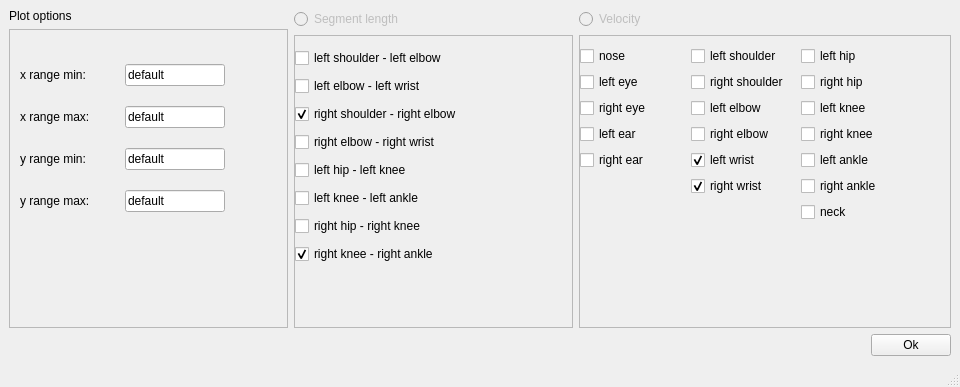
<?xml version="1.0" encoding="UTF-8"?>
<ui version="4.0">
 <class>MainWindow</class>
 <widget class="QMainWindow" name="MainWindow">
  <property name="geometry">
   <rect>
    <x>0</x>
    <y>0</y>
    <width>960</width>
    <height>387</height>
   </rect>
  </property>
  <property name="minimumSize">
   <size>
    <width>612</width>
    <height>350</height>
   </size>
  </property>
  <property name="windowTitle">
   <string>MainWindow</string>
  </property>
  <property name="layoutDirection">
   <enum>Qt::LeftToRight</enum>
  </property>
  <widget class="QWidget" name="centralwidget">
   <layout class="QGridLayout" name="gridLayout">
    <item row="0" column="0">
     <layout class="QVBoxLayout" name="verticalLayout_9">
      <item>
       <layout class="QHBoxLayout" name="horizontalLayout_2" stretch="3,3,4">
        <item>
         <layout class="QVBoxLayout" name="verticalLayout_7">
          <item>
           <widget class="QLabel" name="label">
            <property name="text">
             <string>Plot options</string>
            </property>
           </widget>
          </item>
          <item>
           <widget class="QScrollArea" name="sss_3">
            <property name="maximumSize">
             <size>
              <width>999</width>
              <height>16777215</height>
             </size>
            </property>
            <property name="widgetResizable">
             <bool>true</bool>
            </property>
            <widget class="QWidget" name="scrollAreaWidgetContents_3">
             <property name="geometry">
              <rect>
               <x>0</x>
               <y>0</y>
               <width>274</width>
               <height>261</height>
              </rect>
             </property>
             <widget class="QWidget" name="">
              <property name="geometry">
               <rect>
                <x>10</x>
                <y>20</y>
                <width>205</width>
                <height>180</height>
               </rect>
              </property>
              <layout class="QGridLayout" name="gridLayout_2">
               <item row="0" column="0">
                <widget class="QLabel" name="label_3">
                 <property name="maximumSize">
                  <size>
                   <width>100</width>
                   <height>16777215</height>
                  </size>
                 </property>
                 <property name="text">
                  <string>x range min:</string>
                 </property>
                </widget>
               </item>
               <item row="0" column="1">
                <widget class="QLineEdit" name="lineEdit">
                 <property name="maximumSize">
                  <size>
                   <width>100</width>
                   <height>16777215</height>
                  </size>
                 </property>
                 <property name="text">
                  <string>default</string>
                 </property>
                </widget>
               </item>
               <item row="1" column="0">
                <widget class="QLabel" name="label_4">
                 <property name="maximumSize">
                  <size>
                   <width>100</width>
                   <height>16777215</height>
                  </size>
                 </property>
                 <property name="text">
                  <string>x range max:</string>
                 </property>
                </widget>
               </item>
               <item row="1" column="1">
                <widget class="QLineEdit" name="lineEdit_2">
                 <property name="maximumSize">
                  <size>
                   <width>100</width>
                   <height>16777215</height>
                  </size>
                 </property>
                 <property name="text">
                  <string>default</string>
                 </property>
                </widget>
               </item>
               <item row="2" column="0">
                <widget class="QLabel" name="label_5">
                 <property name="text">
                  <string>y range min:</string>
                 </property>
                </widget>
               </item>
               <item row="2" column="1">
                <widget class="QLineEdit" name="lineEdit_3">
                 <property name="maximumSize">
                  <size>
                   <width>100</width>
                   <height>16777215</height>
                  </size>
                 </property>
                 <property name="text">
                  <string>default</string>
                 </property>
                </widget>
               </item>
               <item row="3" column="0">
                <widget class="QLabel" name="label_6">
                 <property name="text">
                  <string>y range max:</string>
                 </property>
                </widget>
               </item>
               <item row="3" column="1">
                <widget class="QLineEdit" name="lineEdit_4">
                 <property name="maximumSize">
                  <size>
                   <width>100</width>
                   <height>16777215</height>
                  </size>
                 </property>
                 <property name="text">
                  <string>default</string>
                 </property>
                </widget>
               </item>
              </layout>
             </widget>
            </widget>
           </widget>
          </item>
         </layout>
        </item>
        <item>
         <layout class="QVBoxLayout" name="verticalLayout_5">
          <item>
           <widget class="QRadioButton" name="radioButton">
            <property name="enabled">
             <bool>false</bool>
            </property>
            <property name="text">
             <string>Segment length</string>
            </property>
            <property name="checked">
             <bool>false</bool>
            </property>
           </widget>
          </item>
          <item>
           <widget class="QScrollArea" name="sss">
            <property name="maximumSize">
             <size>
              <width>999</width>
              <height>16777215</height>
             </size>
            </property>
            <property name="widgetResizable">
             <bool>true</bool>
            </property>
            <widget class="QWidget" name="scrollAreaWidgetContents">
             <property name="geometry">
              <rect>
               <x>0</x>
               <y>0</y>
               <width>274</width>
               <height>255</height>
              </rect>
             </property>
             <widget class="QWidget" name="layoutWidget">
              <property name="geometry">
               <rect>
                <x>0</x>
                <y>10</y>
                <width>213</width>
                <height>228</height>
               </rect>
              </property>
              <layout class="QVBoxLayout" name="verticalLayout_4">
               <item>
                <widget class="QCheckBox" name="checkBox">
                 <property name="text">
                  <string>left shoulder - left elbow</string>
                 </property>
                 <property name="checked">
                  <bool>false</bool>
                 </property>
                </widget>
               </item>
               <item>
                <widget class="QCheckBox" name="checkBox_2">
                 <property name="text">
                  <string>left elbow - left wrist</string>
                 </property>
                 <property name="checked">
                  <bool>false</bool>
                 </property>
                </widget>
               </item>
               <item>
                <widget class="QCheckBox" name="checkBox_3">
                 <property name="text">
                  <string>right shoulder - right elbow</string>
                 </property>
                 <property name="checked">
                  <bool>true</bool>
                 </property>
                </widget>
               </item>
               <item>
                <widget class="QCheckBox" name="checkBox_4">
                 <property name="text">
                  <string>right elbow - right wrist</string>
                 </property>
                 <property name="checked">
                  <bool>false</bool>
                 </property>
                </widget>
               </item>
               <item>
                <widget class="QCheckBox" name="checkBox_5">
                 <property name="text">
                  <string>left hip - left knee</string>
                 </property>
                 <property name="checked">
                  <bool>false</bool>
                 </property>
                </widget>
               </item>
               <item>
                <widget class="QCheckBox" name="checkBox_6">
                 <property name="text">
                  <string>left knee - left ankle</string>
                 </property>
                 <property name="checked">
                  <bool>false</bool>
                 </property>
                </widget>
               </item>
               <item>
                <widget class="QCheckBox" name="checkBox_7">
                 <property name="text">
                  <string>right hip - right knee</string>
                 </property>
                 <property name="checked">
                  <bool>false</bool>
                 </property>
                </widget>
               </item>
               <item>
                <widget class="QCheckBox" name="checkBox_8">
                 <property name="text">
                  <string>right knee - right ankle</string>
                 </property>
                 <property name="checked">
                  <bool>true</bool>
                 </property>
                </widget>
               </item>
              </layout>
             </widget>
            </widget>
           </widget>
          </item>
         </layout>
        </item>
        <item>
         <layout class="QVBoxLayout" name="verticalLayout_6">
          <item>
           <widget class="QRadioButton" name="radioButton_2">
            <property name="enabled">
             <bool>false</bool>
            </property>
            <property name="maximumSize">
             <size>
              <width>120</width>
              <height>16777215</height>
             </size>
            </property>
            <property name="text">
             <string>Velocity</string>
            </property>
           </widget>
          </item>
          <item>
           <widget class="QScrollArea" name="sss_2">
            <property name="widgetResizable">
             <bool>true</bool>
            </property>
            <widget class="QWidget" name="scrollAreaWidgetContents_2">
             <property name="geometry">
              <rect>
               <x>0</x>
               <y>0</y>
               <width>366</width>
               <height>255</height>
              </rect>
             </property>
             <widget class="QWidget" name="layoutWidget">
              <property name="geometry">
               <rect>
                <x>0</x>
                <y>10</y>
                <width>326</width>
                <height>221</height>
               </rect>
              </property>
              <layout class="QHBoxLayout" name="horizontalLayout">
               <item>
                <layout class="QVBoxLayout" name="verticalLayout">
                 <item>
                  <widget class="QCheckBox" name="checkBox_9">
                   <property name="enabled">
                    <bool>true</bool>
                   </property>
                   <property name="autoFillBackground">
                    <bool>false</bool>
                   </property>
                   <property name="text">
                    <string>nose</string>
                   </property>
                   <property name="checkable">
                    <bool>true</bool>
                   </property>
                   <property name="checked">
                    <bool>false</bool>
                   </property>
                   <property name="autoRepeat">
                    <bool>false</bool>
                   </property>
                   <property name="autoExclusive">
                    <bool>false</bool>
                   </property>
                  </widget>
                 </item>
                 <item>
                  <widget class="QCheckBox" name="checkBox_10">
                   <property name="autoFillBackground">
                    <bool>false</bool>
                   </property>
                   <property name="text">
                    <string>left eye</string>
                   </property>
                   <property name="checkable">
                    <bool>true</bool>
                   </property>
                   <property name="checked">
                    <bool>false</bool>
                   </property>
                   <property name="autoRepeat">
                    <bool>false</bool>
                   </property>
                   <property name="autoExclusive">
                    <bool>false</bool>
                   </property>
                  </widget>
                 </item>
                 <item>
                  <widget class="QCheckBox" name="checkBox_11">
                   <property name="autoFillBackground">
                    <bool>false</bool>
                   </property>
                   <property name="text">
                    <string>right eye</string>
                   </property>
                   <property name="checkable">
                    <bool>true</bool>
                   </property>
                   <property name="checked">
                    <bool>false</bool>
                   </property>
                   <property name="autoRepeat">
                    <bool>false</bool>
                   </property>
                   <property name="autoExclusive">
                    <bool>false</bool>
                   </property>
                  </widget>
                 </item>
                 <item>
                  <widget class="QCheckBox" name="checkBox_12">
                   <property name="autoFillBackground">
                    <bool>false</bool>
                   </property>
                   <property name="text">
                    <string>left ear</string>
                   </property>
                   <property name="checkable">
                    <bool>true</bool>
                   </property>
                   <property name="checked">
                    <bool>false</bool>
                   </property>
                   <property name="autoRepeat">
                    <bool>false</bool>
                   </property>
                   <property name="autoExclusive">
                    <bool>false</bool>
                   </property>
                  </widget>
                 </item>
                 <item>
                  <widget class="QCheckBox" name="checkBox_13">
                   <property name="autoFillBackground">
                    <bool>false</bool>
                   </property>
                   <property name="text">
                    <string>right ear</string>
                   </property>
                   <property name="checkable">
                    <bool>true</bool>
                   </property>
                   <property name="checked">
                    <bool>false</bool>
                   </property>
                   <property name="autoRepeat">
                    <bool>false</bool>
                   </property>
                   <property name="autoExclusive">
                    <bool>false</bool>
                   </property>
                  </widget>
                 </item>
                 <item>
                  <spacer name="verticalSpacer">
                   <property name="orientation">
                    <enum>Qt::Vertical</enum>
                   </property>
                   <property name="sizeHint" stdset="0">
                    <size>
                     <width>20</width>
                     <height>40</height>
                    </size>
                   </property>
                  </spacer>
                 </item>
                </layout>
               </item>
               <item>
                <layout class="QVBoxLayout" name="verticalLayout_2">
                 <item>
                  <widget class="QCheckBox" name="checkBox_14">
                   <property name="autoFillBackground">
                    <bool>false</bool>
                   </property>
                   <property name="text">
                    <string>left shoulder</string>
                   </property>
                   <property name="checkable">
                    <bool>true</bool>
                   </property>
                   <property name="checked">
                    <bool>false</bool>
                   </property>
                   <property name="autoRepeat">
                    <bool>false</bool>
                   </property>
                   <property name="autoExclusive">
                    <bool>false</bool>
                   </property>
                  </widget>
                 </item>
                 <item>
                  <widget class="QCheckBox" name="checkBox_15">
                   <property name="autoFillBackground">
                    <bool>false</bool>
                   </property>
                   <property name="text">
                    <string>right shoulder</string>
                   </property>
                   <property name="checkable">
                    <bool>true</bool>
                   </property>
                   <property name="checked">
                    <bool>false</bool>
                   </property>
                   <property name="autoRepeat">
                    <bool>false</bool>
                   </property>
                   <property name="autoExclusive">
                    <bool>false</bool>
                   </property>
                  </widget>
                 </item>
                 <item>
                  <widget class="QCheckBox" name="checkBox_16">
                   <property name="autoFillBackground">
                    <bool>false</bool>
                   </property>
                   <property name="text">
                    <string>left elbow</string>
                   </property>
                   <property name="checkable">
                    <bool>true</bool>
                   </property>
                   <property name="checked">
                    <bool>false</bool>
                   </property>
                   <property name="autoRepeat">
                    <bool>false</bool>
                   </property>
                   <property name="autoExclusive">
                    <bool>false</bool>
                   </property>
                  </widget>
                 </item>
                 <item>
                  <widget class="QCheckBox" name="checkBox_17">
                   <property name="autoFillBackground">
                    <bool>false</bool>
                   </property>
                   <property name="text">
                    <string>right elbow</string>
                   </property>
                   <property name="checkable">
                    <bool>true</bool>
                   </property>
                   <property name="checked">
                    <bool>false</bool>
                   </property>
                   <property name="autoRepeat">
                    <bool>false</bool>
                   </property>
                   <property name="autoExclusive">
                    <bool>false</bool>
                   </property>
                  </widget>
                 </item>
                 <item>
                  <widget class="QCheckBox" name="checkBox_18">
                   <property name="autoFillBackground">
                    <bool>false</bool>
                   </property>
                   <property name="text">
                    <string>left wrist</string>
                   </property>
                   <property name="checkable">
                    <bool>true</bool>
                   </property>
                   <property name="checked">
                    <bool>true</bool>
                   </property>
                   <property name="autoRepeat">
                    <bool>false</bool>
                   </property>
                   <property name="autoExclusive">
                    <bool>false</bool>
                   </property>
                  </widget>
                 </item>
                 <item>
                  <widget class="QCheckBox" name="checkBox_19">
                   <property name="autoFillBackground">
                    <bool>false</bool>
                   </property>
                   <property name="text">
                    <string>right wrist</string>
                   </property>
                   <property name="checkable">
                    <bool>true</bool>
                   </property>
                   <property name="checked">
                    <bool>true</bool>
                   </property>
                   <property name="autoRepeat">
                    <bool>false</bool>
                   </property>
                   <property name="autoExclusive">
                    <bool>false</bool>
                   </property>
                  </widget>
                 </item>
                 <item>
                  <spacer name="verticalSpacer_2">
                   <property name="orientation">
                    <enum>Qt::Vertical</enum>
                   </property>
                   <property name="sizeHint" stdset="0">
                    <size>
                     <width>20</width>
                     <height>40</height>
                    </size>
                   </property>
                  </spacer>
                 </item>
                </layout>
               </item>
               <item>
                <layout class="QVBoxLayout" name="verticalLayout_3">
                 <item>
                  <widget class="QCheckBox" name="checkBox_20">
                   <property name="autoFillBackground">
                    <bool>false</bool>
                   </property>
                   <property name="text">
                    <string>left hip</string>
                   </property>
                   <property name="checkable">
                    <bool>true</bool>
                   </property>
                   <property name="checked">
                    <bool>false</bool>
                   </property>
                   <property name="autoRepeat">
                    <bool>false</bool>
                   </property>
                   <property name="autoExclusive">
                    <bool>false</bool>
                   </property>
                  </widget>
                 </item>
                 <item>
                  <widget class="QCheckBox" name="checkBox_21">
                   <property name="autoFillBackground">
                    <bool>false</bool>
                   </property>
                   <property name="text">
                    <string>right hip</string>
                   </property>
                   <property name="checkable">
                    <bool>true</bool>
                   </property>
                   <property name="checked">
                    <bool>false</bool>
                   </property>
                   <property name="autoRepeat">
                    <bool>false</bool>
                   </property>
                   <property name="autoExclusive">
                    <bool>false</bool>
                   </property>
                  </widget>
                 </item>
                 <item>
                  <widget class="QCheckBox" name="checkBox_22">
                   <property name="autoFillBackground">
                    <bool>false</bool>
                   </property>
                   <property name="text">
                    <string>left knee</string>
                   </property>
                   <property name="checkable">
                    <bool>true</bool>
                   </property>
                   <property name="checked">
                    <bool>false</bool>
                   </property>
                   <property name="autoRepeat">
                    <bool>false</bool>
                   </property>
                   <property name="autoExclusive">
                    <bool>false</bool>
                   </property>
                  </widget>
                 </item>
                 <item>
                  <widget class="QCheckBox" name="checkBox_23">
                   <property name="autoFillBackground">
                    <bool>false</bool>
                   </property>
                   <property name="text">
                    <string>right knee</string>
                   </property>
                   <property name="checkable">
                    <bool>true</bool>
                   </property>
                   <property name="checked">
                    <bool>false</bool>
                   </property>
                   <property name="autoRepeat">
                    <bool>false</bool>
                   </property>
                   <property name="autoExclusive">
                    <bool>false</bool>
                   </property>
                  </widget>
                 </item>
                 <item>
                  <widget class="QCheckBox" name="checkBox_24">
                   <property name="autoFillBackground">
                    <bool>false</bool>
                   </property>
                   <property name="text">
                    <string>left ankle</string>
                   </property>
                   <property name="checkable">
                    <bool>true</bool>
                   </property>
                   <property name="checked">
                    <bool>false</bool>
                   </property>
                   <property name="autoRepeat">
                    <bool>false</bool>
                   </property>
                   <property name="autoExclusive">
                    <bool>false</bool>
                   </property>
                  </widget>
                 </item>
                 <item>
                  <widget class="QCheckBox" name="checkBox_25">
                   <property name="autoFillBackground">
                    <bool>false</bool>
                   </property>
                   <property name="text">
                    <string>right ankle</string>
                   </property>
                   <property name="checkable">
                    <bool>true</bool>
                   </property>
                   <property name="checked">
                    <bool>false</bool>
                   </property>
                   <property name="autoRepeat">
                    <bool>false</bool>
                   </property>
                   <property name="autoExclusive">
                    <bool>false</bool>
                   </property>
                  </widget>
                 </item>
                 <item>
                  <widget class="QCheckBox" name="checkBox_26">
                   <property name="autoFillBackground">
                    <bool>false</bool>
                   </property>
                   <property name="text">
                    <string>neck</string>
                   </property>
                   <property name="checkable">
                    <bool>true</bool>
                   </property>
                   <property name="checked">
                    <bool>false</bool>
                   </property>
                   <property name="autoRepeat">
                    <bool>false</bool>
                   </property>
                   <property name="autoExclusive">
                    <bool>false</bool>
                   </property>
                  </widget>
                 </item>
                 <item>
                  <spacer name="verticalSpacer_3">
                   <property name="orientation">
                    <enum>Qt::Vertical</enum>
                   </property>
                   <property name="sizeHint" stdset="0">
                    <size>
                     <width>20</width>
                     <height>40</height>
                    </size>
                   </property>
                  </spacer>
                 </item>
                </layout>
               </item>
              </layout>
             </widget>
            </widget>
           </widget>
          </item>
         </layout>
        </item>
       </layout>
      </item>
      <item>
       <layout class="QHBoxLayout" name="horizontalLayout_3">
        <item>
         <spacer name="horizontalSpacer">
          <property name="orientation">
           <enum>Qt::Horizontal</enum>
          </property>
          <property name="sizeHint" stdset="0">
           <size>
            <width>37</width>
            <height>17</height>
           </size>
          </property>
         </spacer>
        </item>
        <item>
         <widget class="QPushButton" name="pushButton">
          <property name="maximumSize">
           <size>
            <width>90</width>
            <height>1677725</height>
           </size>
          </property>
          <property name="text">
           <string>Ok</string>
          </property>
         </widget>
        </item>
       </layout>
      </item>
     </layout>
    </item>
   </layout>
  </widget>
  <widget class="QMenuBar" name="menubar">
   <property name="geometry">
    <rect>
     <x>0</x>
     <y>0</y>
     <width>960</width>
     <height>22</height>
    </rect>
   </property>
  </widget>
  <widget class="QStatusBar" name="statusbar"/>
 </widget>
 <resources/>
 <connections>
  <connection>
   <sender>radioButton</sender>
   <signal>clicked(bool)</signal>
   <receiver>sss_2</receiver>
   <slot>setDisabled(bool)</slot>
   <hints>
    <hint type="sourcelabel">
     <x>112</x>
     <y>56</y>
    </hint>
    <hint type="destinationlabel">
     <x>256</x>
     <y>83</y>
    </hint>
   </hints>
  </connection>
  <connection>
   <sender>radioButton_2</sender>
   <signal>clicked(bool)</signal>
   <receiver>sss</receiver>
   <slot>setDisabled(bool)</slot>
   <hints>
    <hint type="sourcelabel">
     <x>371</x>
     <y>56</y>
    </hint>
    <hint type="destinationlabel">
     <x>140</x>
     <y>66</y>
    </hint>
   </hints>
  </connection>
  <connection>
   <sender>radioButton</sender>
   <signal>clicked(bool)</signal>
   <receiver>sss</receiver>
   <slot>setEnabled(bool)</slot>
   <hints>
    <hint type="sourcelabel">
     <x>57</x>
     <y>35</y>
    </hint>
    <hint type="destinationlabel">
     <x>34</x>
     <y>78</y>
    </hint>
   </hints>
  </connection>
  <connection>
   <sender>radioButton_2</sender>
   <signal>clicked(bool)</signal>
   <receiver>sss_2</receiver>
   <slot>setEnabled(bool)</slot>
   <hints>
    <hint type="sourcelabel">
     <x>283</x>
     <y>38</y>
    </hint>
    <hint type="destinationlabel">
     <x>353</x>
     <y>66</y>
    </hint>
   </hints>
  </connection>
  <connection>
   <sender>pushButton</sender>
   <signal>clicked(bool)</signal>
   <receiver>MainWindow</receiver>
   <slot>close()</slot>
   <hints>
    <hint type="sourcelabel">
     <x>540</x>
     <y>297</y>
    </hint>
    <hint type="destinationlabel">
     <x>463</x>
     <y>303</y>
    </hint>
   </hints>
  </connection>
 </connections>
</ui>
